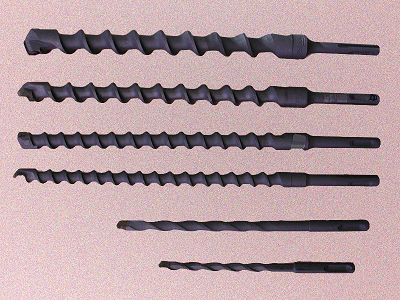
#> input picture cviceni/cv01/cv01_obr.bmp, 400 x 300 px
$ python cv01a.py
#> lines starting #> are read from the running program, lines starting #| are printed output that depends on the picture
# -*- coding: utf-8 -*-

# Import potrebnych modulu (knihoven):
# ------------------------------------

# Modul numpy obsahuje vsechno potrebne pro praci s poli a maticemi. Skladba
# prikazu (nazvy i parametry) velmi verne kopiruje Matlab.
import numpy as np

# Knihovna matplotlib se stara o vykreslovani grafu do oken ci souboru
# (podporuje # napr. export do pdf). Submodul pyplot pak nabizi syntaxi velmi
# podobnou jazyku Matlab.
import matplotlib.pyplot as plt

# OpenCV je velmi rozsirena C++ knihovna obsahujici nastroje pro zpracovani a
# rozpoznavani obrazu. Modul cv2 je wrapper umoznujici jeji pouziti primo
# v Pythonu.
import cv2

# Pro nacteni obrazku z disku pouzijeme knihovnu OpenCV. Obrazek bude nacten
# jako trojrozmerna matice o rozmerech (vyska, sirka, pocet kanalu). OpenCV
# nacte kanaly v poradi B, G, R, tj. bgr[:,:,0] bude modra slozka.

plt.close('all')


bgr = cv2.imread('cv01_obr.bmp')
#> bgr is the input picture: shape (300, 400, 3); mean B, G, R 161.9, 157.8, 181.8

# Vlastnost shape poli a matici numpy obsahuje jejich rozmery. bgr.shape je
# ntice (python tuple) udavajici pocet radku, pocet sloupcu, ..., v tomto
# poradi.
print('bgr.shape', bgr.shape)
#| bgr.shape (300, 400, 3)
print('pocet radku: {0}'.format(bgr.shape[0]))
#| pocet radku: 300
print('pocet sloupcu: {0}'.format(bgr.shape[1]))
#| pocet sloupcu: 400


# Nyni prevedeme obrazek do stupnu sedi. To provedeme jako vazeny soucet
# jednotlivych kanalu. Jednotlive slozky ziskame podobne jako v Matlabu
# maticovym indexovanim. Zde bychom mohli pouzit take funkci OpenCV split:
# B, G, R = cv2.split(bgr).
B, G, R = bgr[:,:,0], bgr[:,:,1], bgr[:,:,2]
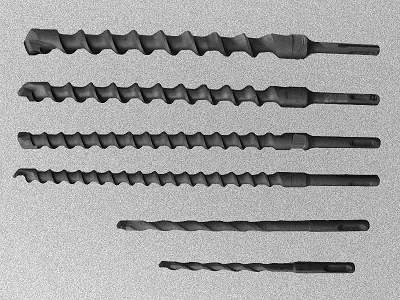
#> B: shape (300, 400); min 0, max 254, mean 161.9
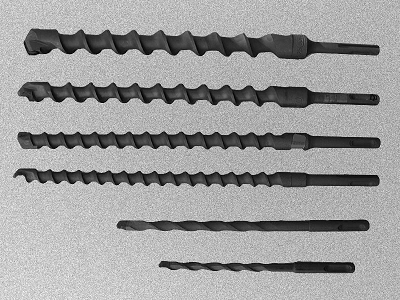
#> G: shape (300, 400); min 0, max 255, mean 157.8
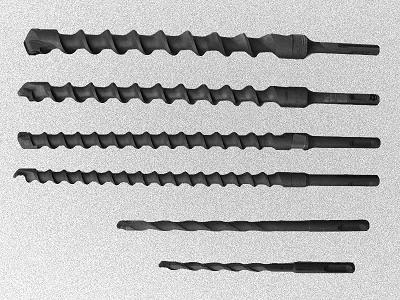
#> R: shape (300, 400); min 0, max 255, mean 181.8
gray = 0.3*B + 0.59*G + 0.11*R

# Barevny a sedotonovy obrazek zobrazime vedle sebe. U barevneho obrazku je
# nutne obratit poradi kanalu, protoze funkce imshow() ocekava kanaly v poradi
# R, G, B, obrazek pritom mame ulozeny jako B, G, R. Funkce dstack spoji
# jednotlive slozky podel tretiho rozmeru, tzn. ze rgb bude opet 3d matice.
# dstack ocekava pouze jediny parametr typu ntice (tuple), proto je nutne
# R, G, B uzavorkovat - jinak by se intepretovalo jako 3 argumenty.
# Obdobne jako vyse, zde bychom mohli pouzit i funkci opencv merge:
# rgb = cv2.merge((R, G, B)).
plt.close('all')
rgb = np.dstack((R, G, B))
plt.figure(1)
plt.subplot(1, 2, 1)
plt.imshow(rgb)
plt.subplot(1, 2, 2)
plt.imshow(gray, cmap='gray')

# Nyni vypocteme histogram jasovych hodnot pro kazdou slozku. K tomu si
# nadefinujeme specialni funkci, ktera bude jako argument prejimat matici a
# vracet rozlozeni cetnosti jejich hodnot.
color_range = 256
def histogram(x):
    # Nejprve inicializujeme pole cetnosti jasu na nuly.
    h = np.zeros(color_range)

    # Funkce range vrati seznam hodnot od nuly do zadaneho parametru (avsak
    # BEZ nej). Dvojitym for cyklem tejdy projdeme cely obrazek a pro kazdy
    # pixel pricteme +1 na odpovidajici pozici v histogramu.
    for i in range(x.shape[0]):
        for j in range(x.shape[1]):
            h[x[i,j]] += 1

    return h


# Nyni zobrazime histogramy pro kazdou slozku.
# Nejprve otevreme nove zobrazovaci okno (opetjako v jazyce Matlab).
plt.figure(2)
for i in range(3):
    h = histogram(bgr[:,:,2-i])

    # Histogramy zobrazime vedle sebe.
    plt.subplot(1, 3, i+1)
    plt.plot(h)

# Jako posledni priklad si ukazeme vyhlazeni histogramu prostym prumerovanim.
# Histogram spocitame napr. ze sedotonoveho obrazku.
h = histogram(gray.astype(int))
#> h = 256 values, max 2826 at index 186, min 0 at index 238, mean 468.8

# Zvolime sirku vyhlazovani K.
K = 2

# Vyhlazeny histogram ulozime do pole g. To nejprve inicializujeme na nulu.
g = np.zeros(h.shape[0])
#> g = 256 values from 0 to 0

# Do i-teho pole v g ulozime soucet prvku h[i-K:i+K] a vydelime poctem.
for i in range(h.shape[0]):
    g[i] = 0.
    # Opet: range(odkud, kam) nebude obsahovat koncovy bod.
    for j in range(-K, K+1):
        # Okrajove podminky osetrime jednoradkovym zapisem podminky if.
        g[i] += h[i+j] if i+j >= 0 and i+j < h.shape[0] else 0
    g[i] /= 2*K+1
#> after the loop, g = 256 values, max 2772.2 at index 188, min 0 at index 250, mean 468.6

# Histogramy zobrazime pres sebe - puvodni modre, vyhlazeny cervene.
plt.figure(3)
plt.plot(h, '-b')
plt.plot(g, '-r')
plt.show()
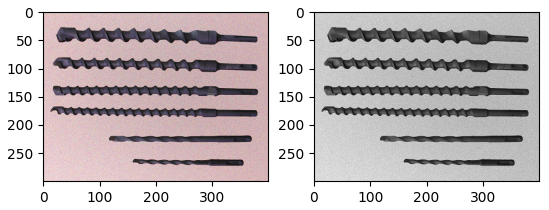
#> figure drawn by matplotlib, 2 panels
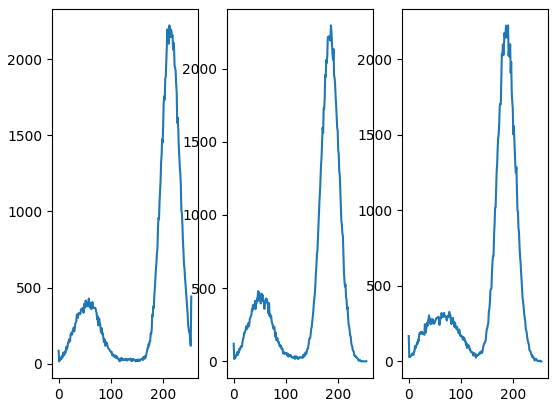
#> figure drawn by matplotlib, 3 panels; panel 1: curve peaks at x = 213, y = 2224; panel 2: curve peaks at x = 187, y = 2295; panel 3: curve peaks at x = 191, y = 2224
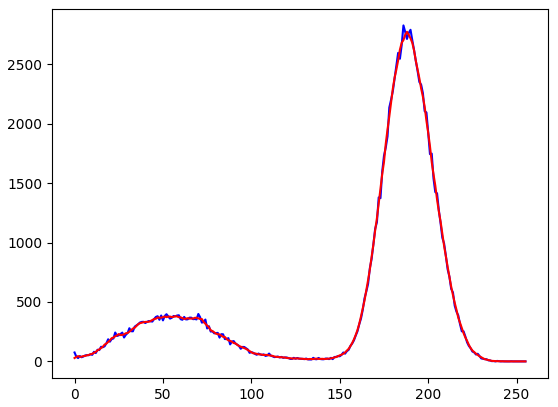
#> figure drawn by matplotlib, 1 panel; curve peaks at x = 186, y = 2826; curve peaks at x = 188, y = 2772.2
